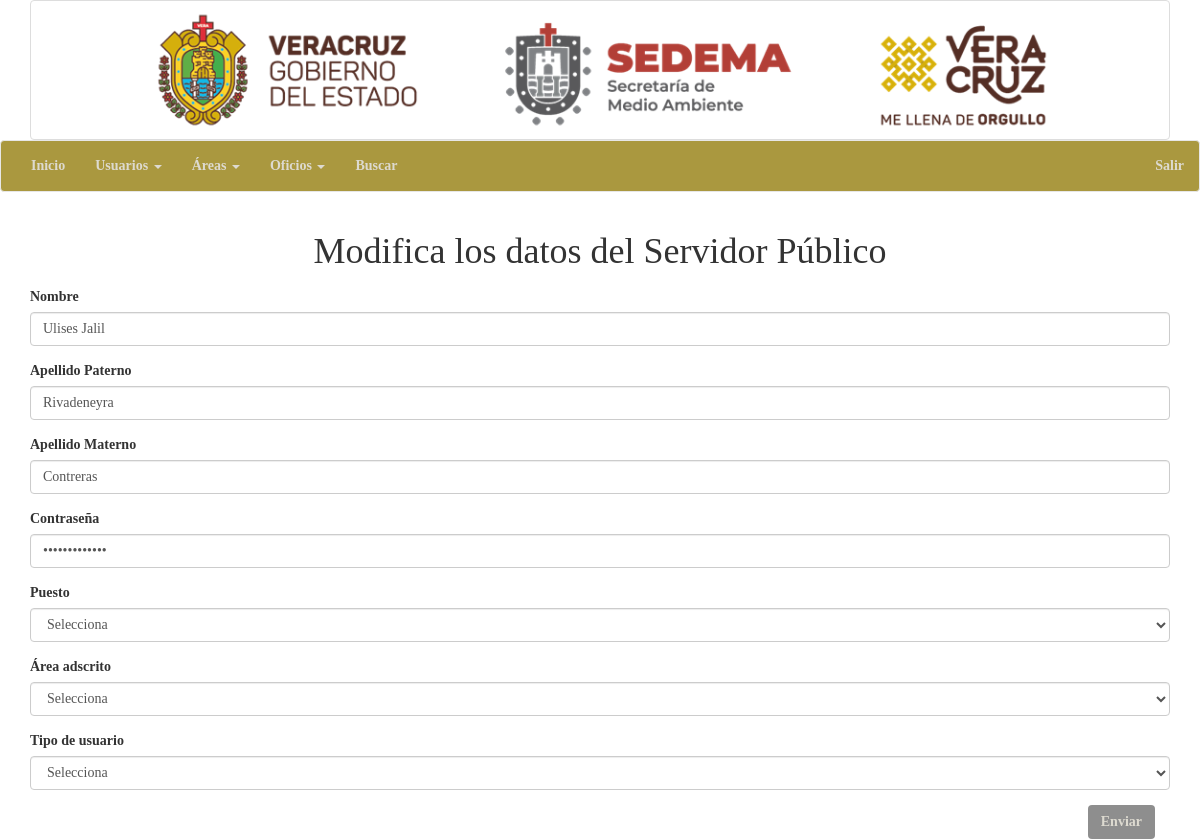
/modificarUs.php?idEmpleado=1, run on the app's committed database.
### tables this page shows
CREATE TABLE `empleados` (
  `idEmpleado` int(11) NOT NULL,
  `nombreEmpleado` varchar(150) NOT NULL,
  `apellidoPaternoEmpleado` varchar(150) NOT NULL,
  `apellidoMaternoEmpleado` varchar(150) NOT NULL,
  `numeroEmpleado` int(11) NOT NULL,
  `userEmpleado` varchar(150) NOT NULL,
  `passEmpleado` varchar(150) NOT NULL,
  `idPuestoEmpleado` int(11) NOT NULL,
  `idArea` int(11) NOT NULL,
  `idTipoEmpleado` int(11) NOT NULL
);

### modificarUs.php (the view, shortened to what this page needs)
<?php
include ("conn.php");
include ("header.php");
include ("nav_sesionAdmin.php");
include ("footer.php");
?>
<?php
$idEmpleado = $_GET["idEmpleado"];
$stmt = $conn->prepare("SELECT * FROM empleados WHERE idEmpleado = ?;");
$stmt->execute([$idEmpleado]);
$empleado = $stmt->fetch(PDO::FETCH_OBJ);
?>
<div class="container">
	<div class="card">
		<form action="updateUs.php" method="post">
			<div align="center">
				<h1>Modifica los datos del Servidor Público</h1>
			</div>
			<div class="form-group">
				<label for="validation02">Nombre</label>
				<input name="nombreEmpleado" type="text" class="form-control is-valid" id="validation02" required pattern="[A-Za-z x0Bf]+" placeholder="Nombre" value="<?php echo $empleado->nombreEmpleado; ?>" required>
			</div>
			<div class="form-group">
				<label for="validation03">Apellido Paterno</label>
				<input name="apellidoPaternoEmpleado" type="text" class="form-control is-valid" id="validation03" required pattern="[A-Za-z x0Bf]+" placeholder="Apellido Paterno" value="<?php echo $empleado->apellidoPaternoEmpleado; ?>" required>
			</div>
			<div class="form-group">
				<label for="validation04">Apellido Materno</label>
				<input name="apellidoMaternoEmpleado" type="text" class="form-control is-valid" id="validation04" required pattern="[A-Za-z x0Bf]+" placeholder="Apellido Materno" value="<?php echo $empleado->apellidoMaternoEmpleado; ?>" required>
			</div>
			<div class="form-group">
				<label for="validation07">Contraseña</label>
				<input name="passEmpleado" type="password" class="form-control is-valid" id="validation07" required pattern="[A-Za-z0-9]+{8,12} placeholder="Contraseña" value="<?php echo $empleado->passEmpleado; ?>" required>
			</div>
			<div class="form-group">
				<label>Puesto</label>
				<select name="idPuestoEmpleado" class="form-control">
					<option value="">Selecciona</option>
				</select>
			</div>
			<div class="form-group">
				<label>Área adscrito</label>
				<select name="idArea" class="form-control">
					<option value="">Selecciona</option>
				</select>
			</div>
			<div class="form-group">
				<label>Tipo de usuario</label>
				<select name="idTipoEmpleado" class="form-control">
					<option value="">Selecciona</option>
				</select>
			</div>
			<div class="form-group">
				<div class="col-sm-12" align="right">
					<button name="btnEnviar" type="submit" class="btn">Enviar</button>
				</div>
			</div>
		</form>
	</div>
</div>

### CO.css (style rules this page uses)
body { font-family: verdana; }
button { background-color: #8e8e8e; color: #DDDAD0; font-weight: bold !important; }

### data on the page
empleados: nombreEmpleado "Ulises Jalil", apellidoPaternoEmpleado "Rivadeneyra", apellidoMaternoEmpleado "Contreras"
